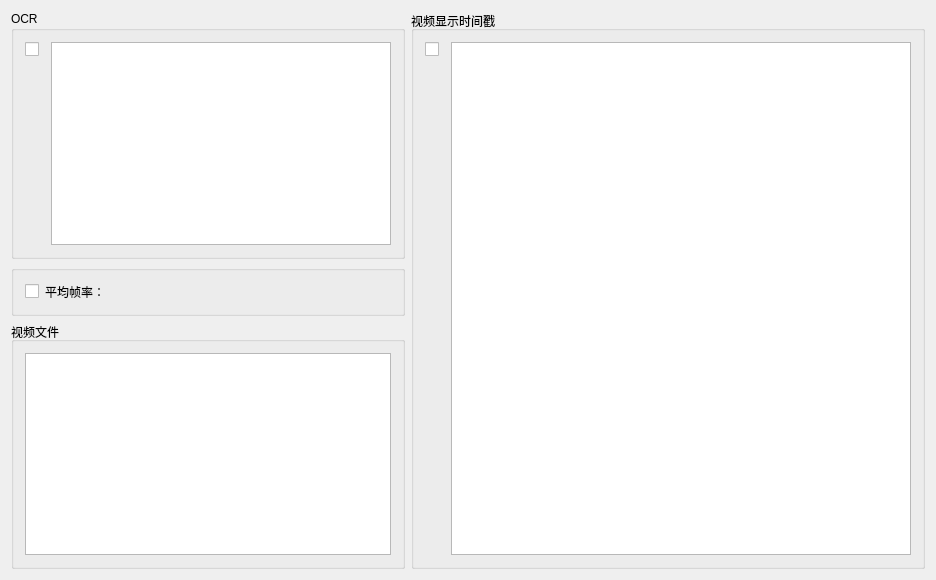
<?xml version="1.0" encoding="UTF-8"?>
<ui version="4.0">
 <class>CTimeInfoWnd</class>
 <widget class="QDialog" name="CTimeInfoWnd">
  <property name="geometry">
   <rect>
    <x>0</x>
    <y>0</y>
    <width>922</width>
    <height>580</height>
   </rect>
  </property>
  <property name="windowTitle">
   <string>CTimeInfoWnd</string>
  </property>
  <layout class="QHBoxLayout" name="horizontalLayout_5">
   <item>
    <layout class="QVBoxLayout" name="verticalLayout_3">
     <item>
      <widget class="QGroupBox" name="gbOCR">
       <property name="title">
        <string>OCR</string>
       </property>
       <layout class="QHBoxLayout" name="horizontalLayout">
        <item>
         <layout class="QVBoxLayout" name="verticalLayout">
          <item>
           <widget class="QCheckBox" name="CBOCR">
            <property name="text">
             <string/>
            </property>
           </widget>
          </item>
          <item>
           <spacer name="verticalSpacer">
            <property name="orientation">
             <enum>Qt::Vertical</enum>
            </property>
            <property name="sizeHint" stdset="0">
             <size>
              <width>20</width>
              <height>40</height>
             </size>
            </property>
           </spacer>
          </item>
         </layout>
        </item>
        <item>
         <widget class="QTreeView" name="TVWaterTime">
          <property name="minimumSize">
           <size>
            <width>340</width>
            <height>0</height>
           </size>
          </property>
         </widget>
        </item>
       </layout>
      </widget>
     </item>
     <item>
      <widget class="QGroupBox" name="gbFPS">
       <property name="title">
        <string/>
       </property>
       <layout class="QHBoxLayout" name="horizontalLayout_4">
        <item>
         <widget class="QCheckBox" name="CBFPS">
          <property name="text">
           <string/>
          </property>
         </widget>
        </item>
        <item>
         <widget class="QLabel" name="LBFps">
          <property name="text">
           <string>平均帧率：</string>
          </property>
         </widget>
        </item>
        <item>
         <spacer name="horizontalSpacer">
          <property name="orientation">
           <enum>Qt::Horizontal</enum>
          </property>
          <property name="sizeHint" stdset="0">
           <size>
            <width>40</width>
            <height>20</height>
           </size>
          </property>
         </spacer>
        </item>
       </layout>
      </widget>
     </item>
     <item>
      <widget class="QGroupBox" name="gbMedia">
       <property name="title">
        <string>视频文件</string>
       </property>
       <layout class="QHBoxLayout" name="horizontalLayout_3" stretch="0">
        <item>
         <widget class="QTreeView" name="TVMedia">
          <property name="minimumSize">
           <size>
            <width>340</width>
            <height>0</height>
           </size>
          </property>
         </widget>
        </item>
       </layout>
      </widget>
     </item>
    </layout>
   </item>
   <item>
    <widget class="QGroupBox" name="gbPTS">
     <property name="title">
      <string>视频显示时间戳</string>
     </property>
     <layout class="QHBoxLayout" name="horizontalLayout_2">
      <item>
       <layout class="QVBoxLayout" name="verticalLayout_2">
        <item>
         <widget class="QCheckBox" name="CBPTS">
          <property name="text">
           <string/>
          </property>
         </widget>
        </item>
        <item>
         <spacer name="verticalSpacer_2">
          <property name="orientation">
           <enum>Qt::Vertical</enum>
          </property>
          <property name="sizeHint" stdset="0">
           <size>
            <width>20</width>
            <height>40</height>
           </size>
          </property>
         </spacer>
        </item>
       </layout>
      </item>
      <item>
       <widget class="QTreeView" name="TVPts">
        <property name="minimumSize">
         <size>
          <width>460</width>
          <height>0</height>
         </size>
        </property>
       </widget>
      </item>
     </layout>
    </widget>
   </item>
  </layout>
 </widget>
 <layoutdefault spacing="6" margin="11"/>
 <resources/>
 <connections/>
</ui>
